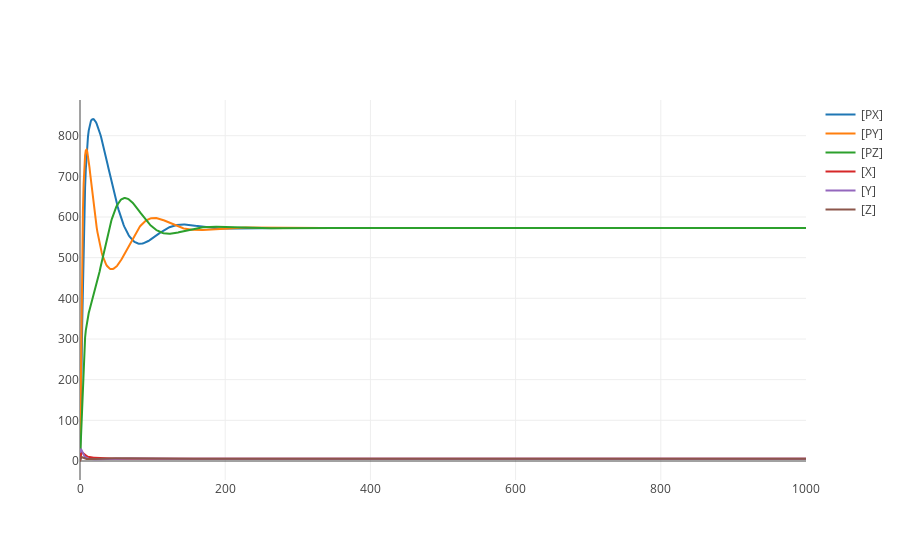

Notebook source saved alongside this figure:
### Markdown cell above
## Steady-State Analysis

### Code cell
rr = te.loada(Repressilator)

print(rr.model.getGlobalParameterIds())
rr.model.setGlobalParameterValues([6],[1])
print(rr.model.getGlobalParameterValues())
rr.reset()
rr.simulate(0,1000,1000)
rr.plot()

rr.conservedMoietyAnalysis = True
rr.model.setGlobalParameterValues([6],[1])
print(rr.model.getGlobalParameterValues())


print('Convergence estimator:', rr.steadyState())
print(rr.steadyStateSelections)
print(rr.getSteadyStateValues())

### Figure 1 — Plotly figure (JSON) as saved in the notebook; plotly's stock layout.template omitted (floating-point values rounded to 4 significant figures; data arrays with more than 128 entries replaced by an {"elided": "..."} marker saying what was removed)
{"data": [{"mode": "lines", "name": "[PX]", "type": "scatter", "x": {"elided": "1000 float values"}, "y": {"elided": "1000 float values"}}, {"mode": "lines", "name": "[PY]", "type": "scatter", "x": {"elided": "1000 float values"}, "y": {"elided": "1000 float values"}}, {"mode": "lines", "name": "[PZ]", "type": "scatter", "x": {"elided": "1000 float values"}, "y": {"elided": "1000 float values"}}, {"mode": "lines", "name": "[X]", "type": "scatter", "x": {"elided": "1000 float values"}, "y": {"elided": "1000 float values"}}, {"mode": "lines", "name": "[Y]", "type": "scatter", "x": {"elided": "1000 float values"}, "y": {"elided": "1000 float values"}}, {"mode": "lines", "name": "[Z]", "type": "scatter", "x": {"elided": "1000 float values"}, "y": {"elided": "1000 float values"}}], "layout": {}}
